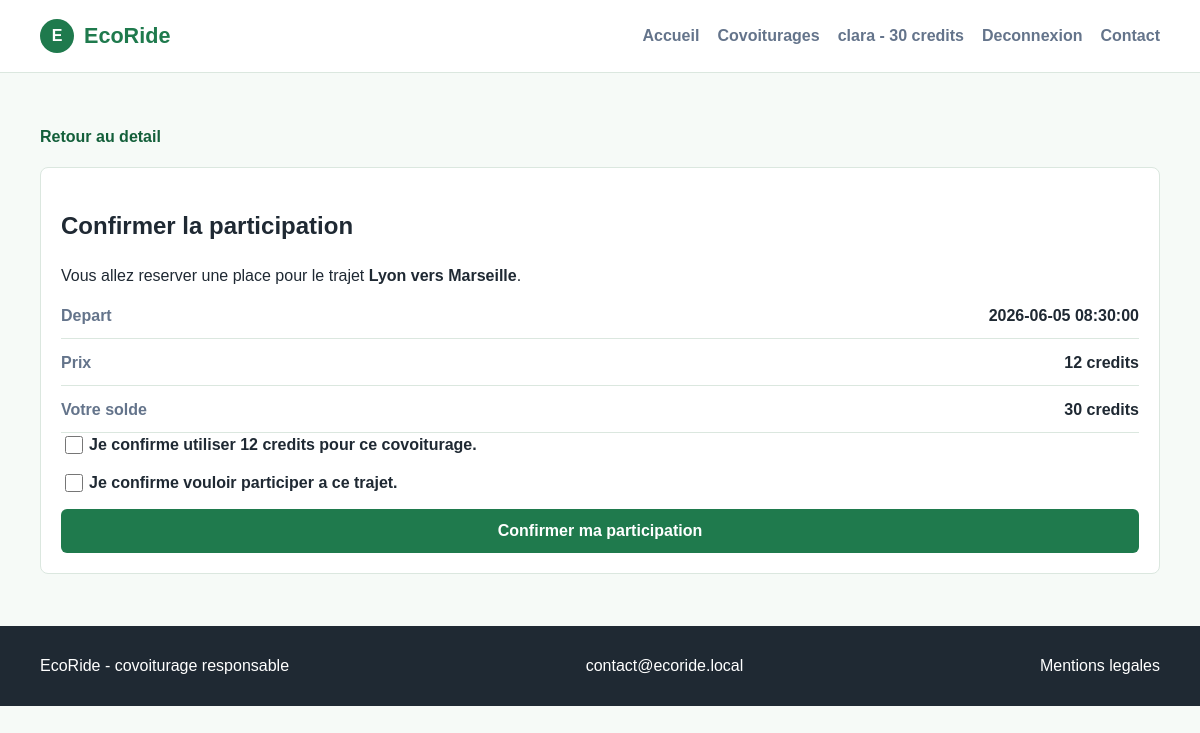
The page /covoiturages/participer?id=1 (signed in) on the database its author committed.
### tables this page shows
CREATE TABLE covoiturage (
    id INT AUTO_INCREMENT PRIMARY KEY,
    chauffeur_id INT NOT NULL,
    vehicule_id INT NOT NULL,
    ville_depart VARCHAR(100) NOT NULL,
    lieu_depart VARCHAR(255) NULL,
    ville_arrivee VARCHAR(100) NOT NULL,
    lieu_arrivee VARCHAR(255) NULL,
    date_depart DATETIME NOT NULL,
    date_arrivee DATETIME NOT NULL,
    prix_personne INT NOT NULL,
    nb_places_total INT NOT NULL,
    nb_places_restantes INT NOT NULL,
    statut VARCHAR(30) NOT NULL DEFAULT 'ouvert',
    created_at DATETIME NOT NULL DEFAULT CURRENT_TIMESTAMP,
    updated_at DATETIME NULL,
    CONSTRAINT fk_covoiturage_chauffeur FOREIGN KEY (chauffeur_id) REFERENCES utilisateur(id),
    CONSTRAINT fk_covoiturage_vehicule FOREIGN KEY (vehicule_id) REFERENCES vehicule(id)
);

CREATE TABLE utilisateur (
    id INT AUTO_INCREMENT PRIMARY KEY,
    pseudo VARCHAR(50) NOT NULL UNIQUE,
    nom VARCHAR(100) NULL,
    prenom VARCHAR(100) NULL,
    email VARCHAR(150) NOT NULL UNIQUE,
    password_hash VARCHAR(255) NOT NULL,
    telephone VARCHAR(30) NULL,
    adresse VARCHAR(255) NULL,
    date_naissance DATE NULL,
    photo VARCHAR(255) NULL,
    credits INT NOT NULL DEFAULT 20,
    statut VARCHAR(30) NOT NULL DEFAULT 'actif',
    created_at DATETIME NOT NULL DEFAULT CURRENT_TIMESTAMP,
    updated_at DATETIME NULL
);

### src/Core/helpers.php (called while the page is built, shortened)
<?php
function env_value(string $key, mixed $default = null): mixed
{
    return $_ENV[$key] ?? getenv($key) ?: $default;
}
function config(string $file): array
{
    return require dirname(__DIR__, 2) . '/config/' . $file . '.php';
}
function e(string $value): string
{
    return htmlspecialchars($value, ENT_QUOTES, 'UTF-8');
}
function view(string $template, array $data = []): void
{
    $layoutPath = dirname(__DIR__) . '/View/layout.php';
    require $layoutPath;
}
function current_user(): ?array
{
    return $_SESSION['user'] ?? null;
}
function is_authenticated(): bool
{
    return current_user() !== null;
}

### src/Controller/RideController.php (called while the page is built, shortened)
<?php
final class RideController
{
    public function confirmParticipation(): void
    {
        $ride = $this->findRideFromRequest();
        view('rides/confirm', [
            'title' => 'Confirmer la participation',
            'ride' => $ride,
            'error' => $_SESSION['flash_error'] ?? null,
        ]);
    }
    private function findRideFromRequest(): ?array
    {
        $id = (int) ($_GET['id'] ?? $_POST['id'] ?? 0);
        $repository = new RideRepository();
        $ride = $repository->find($id);
        return $ride;
    }
}

### src/Core/Router.php (called while the page is built, shortened)
<?php
final class Router
{
    private array $routes = [];
    public function get(string $path, array $handler): void
    {
        $this->routes['GET'][$path] = $handler;
    }
    public function post(string $path, array $handler): void
    {
        $this->routes['POST'][$path] = $handler;
    }
    public function dispatch(string $uri, string $method): void
    {
        $path = parse_url($uri, PHP_URL_PATH) ?: '/';
        $handler = $this->routes[$method][$path] ?? null;
        [$controllerClass, $action] = $handler;
        $controller = new $controllerClass();
        $controller->$action();
    }
}

### public/index.php (called while the page is built, shortened)
<?php
require_once dirname(__DIR__) . '/src/Core/helpers.php';
require_once dirname(__DIR__) . '/src/Core/Database.php';
require_once dirname(__DIR__) . '/src/Core/Router.php';
require_once dirname(__DIR__) . '/src/Controller/RideController.php';
require_once dirname(__DIR__) . '/src/Repository/RideRepository.php';
$router = new Router();
$router->get('/', [HomeController::class, 'index']);
$router->get('/mentions-legales', [HomeController::class, 'legal']);
$router->get('/covoiturages', [RideController::class, 'index']);
$router->get('/covoiturages/detail', [RideController::class, 'show']);
$router->get('/covoiturages/participer', [RideController::class, 'confirmParticipation']);
$router->post('/covoiturages/participer', [RideController::class, 'storeParticipation']);
$router->get('/connexion', [AuthController::class, 'login']);
$router->post('/connexion', [AuthController::class, 'authenticate']);
$router->get('/inscription', [AuthController::class, 'register']);
$router->post('/inscription', [AuthController::class, 'store']);
$router->get('/deconnexion', [AuthController::class, 'logout']);
$router->get('/mon-espace', [UserController::class, 'dashboard']);
$router->post('/mon-espace/profil', [UserController::class, 'updateProfile']);
$router->post('/mon-espace/vehicule', [UserController::class, 'storeVehicle']);
$router->post('/mon-espace/voyage', [UserController::class, 'storeRide']);
$router->post('/mon-espace/reservation/annuler', [UserController::class, 'cancelReservation']);
$router->post('/mon-espace/voyage/annuler', [UserController::class, 'cancelDriverRide']);
$router->post('/mon-espace/voyage/demarrer', [UserController::class, 'startDriverRide']);
$router->post('/mon-espace/voyage/arrivee', [UserController::class, 'finishDriverRide']);
$router->post('/mon-espace/reservation/valider', [UserController::class, 'validateReservation']);
$router->post('/mon-espace/reservation/signaler', [UserController::class, 'reportReservation']);
$router->get('/employe', [EmployeeController::class, 'dashboard']);
$router->post('/employe/avis/valider', [EmployeeController::class, 'validateReview']);
$router->post('/employe/avis/refuser', [EmployeeController::class, 'rejectReview']);
$router->post('/employe/incidents/resoudre', [EmployeeController::class, 'resolveIncident']);
$router->get('/admin', [AdminController::class, 'dashboard']);
$router->post('/admin/employes', [AdminController::class, 'storeEmployee']);
$router->post('/admin/comptes/suspendre', [AdminController::class, 'suspendAccount']);
$router->dispatch($_SERVER['REQUEST_URI'] ?? '/', $_SERVER['REQUEST_METHOD'] ?? 'GET');

### config/database.php (called while the page is built)
<?php
return [
    'driver' => env_value('DB_DRIVER', 'mysql'),
    'host' => env_value('DB_HOST', '127.0.0.1'),
    'port' => (int) env_value('DB_PORT', 3306),
    'database' => env_value('DB_DATABASE', 'ecoride'),
    'username' => env_value('DB_USERNAME', 'root'),
    'password' => env_value('DB_PASSWORD', ''),
    'charset' => env_value('DB_CHARSET', 'utf8mb4'),
];

### src/Core/Database.php (called while the page is built, shortened)
<?php
final class Database
{
    private static ?PDO $connection = null;
    public static function connection(): PDO
    {
        if (self::$connection !== null) {
            return self::$connection;
        }
        $config = config('database');
        $dsn = sprintf(
            '%s:host=%s;port=%d;dbname=%s;charset=%s',
            $config['driver'],
            $config['host'],
            $config['port'],
            $config['database'],
            $config['charset']
        );
        try {
            self::$connection = new PDO($dsn, $config['username'], $config['password'], [
                PDO::ATTR_ERRMODE => PDO::ERRMODE_EXCEPTION,
                PDO::ATTR_DEFAULT_FETCH_MODE => PDO::FETCH_ASSOC,
                PDO::ATTR_EMULATE_PREPARES => false,
            ]);
        } catch (PDOException $exception) {
            throw new PDOException('Impossible de se connecter a la base de donnees EcoRide.', (int) $exception->getCode(), $exception);
        }
        return self::$connection;
    }
}

### src/Repository/RideRepository.php (called while the page is built, shortened)
<?php
final class RideRepository
{
    public function find(int $id): ?array
    {
        try {
            $ride = $this->findFromDatabase($id);
            if ($ride !== null) {
                return $ride;
            }
        } catch (Throwable) {
            return $this->findFromFallback($id);
        }
        return null;
    }
    private function findFromDatabase(int $id): ?array
    {
        $statement = $this->connection()->prepare($this->baseRideQuery() . ' WHERE c.id = :id LIMIT 1');
        $statement->execute(['id' => $id]);
        $row = $statement->fetch();
        return $this->mapRide($row);
    }
    private function baseRideQuery(): string
    {
        return 'SELECT
                c.id,
                c.chauffeur_id,
                c.ville_depart,
                c.lieu_depart,
                c.ville_arrivee,
                c.lieu_arrivee,
                c.date_depart,
                c.date_arrivee,
                c.nb_places_restantes,
                c.prix_personne,
                chauffeur.pseudo AS chauffeur_pseudo,
                chauffeur.photo AS chauffeur_photo,
                marque.libelle AS marque,
                vehicule.modele,
                energie.libelle AS energie,
                energie.est_ecologique,
                COALESCE(notes.note_moyenne, 0) AS note_moyenne
            FROM covoiturage c
            INNER JOIN utilisateur chauffeur ON chauffeur.id = c.chauffeur_id
            INNER JOIN vehicule ON vehicule.id = c.vehicule_id
            INNER JOIN marque ON marque.id = vehicule.marque_id
            INNER JOIN energie ON energie.id = vehicule.energie_id
            LEFT JOIN (
                SELECT chauffeur_id, ROUND(AVG(note), 1) AS note_moyenne
                FROM avis
                WHERE statut = "valide"
                GROUP BY chauffeur_id
            ) notes ON notes.chauffeur_id = chauffeur.id';
    }
    private function mapRide(array $row): array
    {
        $driverId = (int) ($row['chauffeur_id'] ?? 0);
        $rideId = (int) $row['id'];
        return [
            'id' => $rideId,
            'driver_id' => (int) $row['chauffeur_id'],
            'driver_pseudo' => (string) $row['chauffeur_pseudo'],
            'driver_rating' => (float) $row['note_moyenne'],
            'driver_photo' => $row['chauffeur_photo'] ?: '/assets/images/default-driver.svg',
            'departure_city' => (string) $row['ville_depart'],
            'departure_place' => (string) ($row['lieu_depart'] ?? ''),
            'arrival_city' => (string) $row['ville_arrivee'],
            'arrival_place' => (string) ($row['lieu_arrivee'] ?? ''),
            'departure_at' => (string) $row['date_depart'],
            'arrival_at' => (string) $row['date_arrivee'],
            'available_seats' => (int) $row['nb_places_restantes'],
            'price' => (int) $row['prix_personne'],
            'vehicle_brand' => (string) $row['marque'],
            'vehicle_model' => (string) $row['modele'],
            'energy' => (string) $row['energie'],
            'is_ecological' => (bool) $row['est_ecologique'],
            'preferences' => $driverId > 0 ? $this->preferencesForDriver($driverId) : [],
            'reviews' => $this->reviewsForRide($rideId),
        ];
    }
    private function preferencesForDriver(int $driverId): array
    {
        $statement = $this->connection()->prepare(
            'SELECT p.libelle
             FROM preference p
             INNER JOIN utilisateur_preference up ON up.preference_id = p.id
             WHERE up.utilisateur_id = :driver_id
             ORDER BY p.libelle'
        );
        $statement->execute(['driver_id' => $driverId]);
        return array_column($statement->fetchAll(), 'libelle');
    }
    private function reviewsForRide(int $rideId): array
    {
        $statement = $this->connection()->prepare(
            'SELECT passager.pseudo AS author, avis.note AS rating, avis.commentaire AS comment
             FROM avis
             INNER JOIN reservation r ON r.id = avis.reservation_id
             INNER JOIN utilisateur passager ON passager.id = avis.passager_id
             WHERE r.covoiturage_id = :ride_id
               AND avis.statut = "valide"
             ORDER BY avis.created_at DESC'
        );
        $statement->execute(['ride_id' => $rideId]);
        return array_map(static fn (array $review): array => [
            'author' => (string) $review['author'],
            'rating' => (int) $review['rating'],
            'comment' => (string) ($review['comment'] ?? ''),
        ], $statement->fetchAll());
    }
    private function connection(): PDO
    {
        return Database::connection();
    }
}

### config/app.php (called while the page is built)
<?php
return [
    'app_name' => env_value('APP_NAME', 'EcoRide'),
    'app_email' => env_value('APP_EMAIL', 'contact@ecoride.local'),
    'base_url' => env_value('APP_URL', 'http://localhost:8000'),
];

### src/View/rides/confirm.php (the view, shortened to what this page needs)
<section class="section">
    <div class="container">
        <a class="back-link" href="/covoiturages/detail?id=<?= e((string) $ride['id']) ?>">Retour au detail</a>
        <div class="auth-panel">
            <h1>Confirmer la participation</h1>
            <p>
                Vous allez reserver une place pour le trajet
                <strong><?= e($ride['departure_city']) ?> vers <?= e($ride['arrival_city']) ?></strong>.
            </p>
            <dl class="info-list">
                <div>
                    <dt>Depart</dt>
                    <dd><?= e($ride['departure_at']) ?></dd>
                </div>
                <div>
                    <dt>Prix</dt>
                    <dd><?= e((string) $ride['price']) ?> credits</dd>
                </div>
                <div>
                    <dt>Votre solde</dt>
                    <dd><?= e((string) current_user()['credits']) ?> credits</dd>
                </div>
            </dl>
            <form class="form-grid" action="/covoiturages/participer" method="post">
                <label class="checkbox-line">
                    <input type="checkbox" name="confirmation_credits" value="1">
                    Je confirme utiliser <?= e((string) $ride['price']) ?> credits pour ce covoiturage.
                </label>
                <label class="checkbox-line">
                    <input type="checkbox" name="confirmation_conditions" value="1">
                    Je confirme vouloir participer a ce trajet.
                </label>
                <button class="button" type="submit">Confirmer ma participation</button>
            </form>
        </div>
    </div>
</section>

### src/View/layout.php (shortened to what this page needs)
<?php $app = config('app'); ?>
<!doctype html>
<html lang="fr">
<head>
    <link rel="stylesheet" href="/assets/css/styles.css">
</head>
<body>
    <header class="site-header">
        <div class="container nav">
            <a class="brand" href="/">
                <span class="brand-mark">E</span>
                <span>EcoRide</span>
            </a>
            <nav class="nav-links" aria-label="Navigation principale">
                <a href="/">Accueil</a>
                <a href="/covoiturages">Covoiturages</a>
                <?php if (is_authenticated()): ?>
                    <a href="/mon-espace"><?= e(current_user()['pseudo']) ?> - <?= e((string) current_user()['credits']) ?> credits</a>
                    <a href="/deconnexion">Deconnexion</a>
                <?php else: ?>
                    <a href="/connexion">Connexion</a>
                <?php endif; ?>
                <a href="#contact">Contact</a>
            </nav>
        </div>
    </header>
    <main>
        <?php require $viewPath; ?>
    </main>
    <footer class="site-footer" id="contact">
        <div class="container footer-content">
            <span><?= e($app['app_name']) ?> - covoiturage responsable</span>
            <a href="mailto:<?= e($app['app_email']) ?>"><?= e($app['app_email']) ?></a>
            <a href="/mentions-legales">Mentions legales</a>
        </div>
    </footer>
</body>
</html>

### rows shown on the page
covoiturage: chauffeur.pseudo "clara", ville_depart "Lyon", ville_arrivee "Marseille", date_depart "2026-06-05 08:30:00", prix_personne "12"

### other values the page prints
current_user()['credits'] "30"
$app['app_name'] "EcoRide"
$app['app_email'] "contact@ecoride.local"
